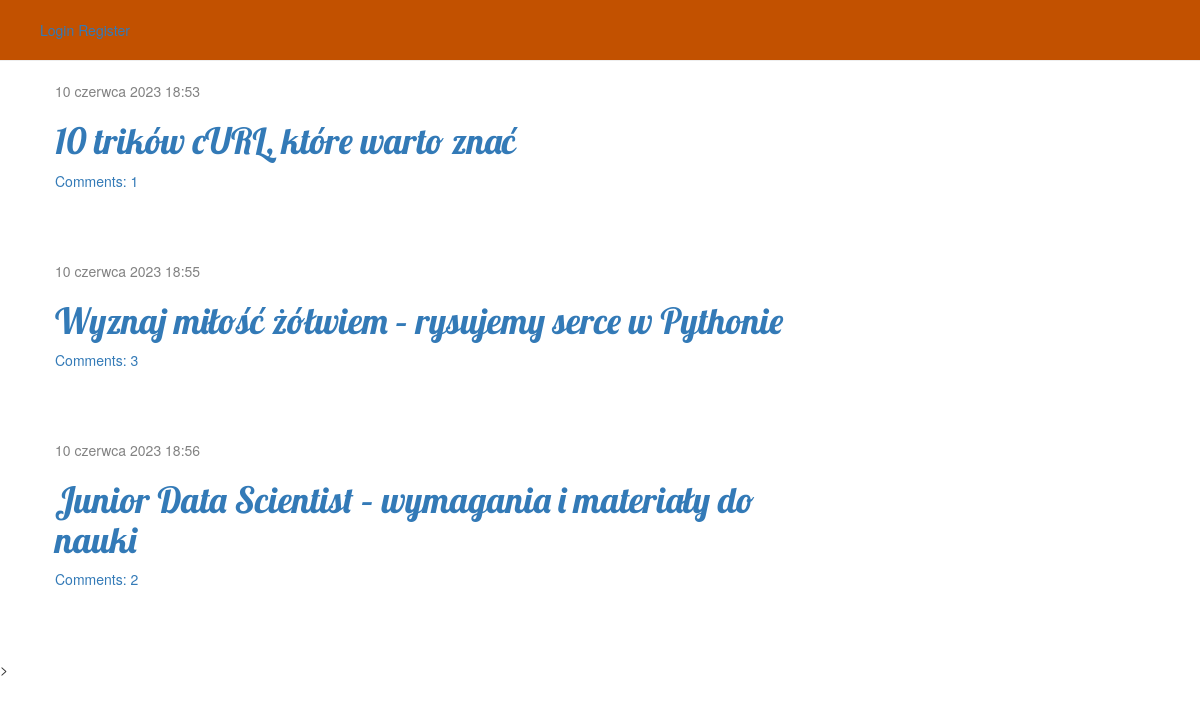
The page / on the database its author committed.
### zal/models.py (models this page shows, shortened)
class Post(models.Model):
    author = models.ForeignKey(settings.AUTH_USER_MODEL, on_delete=models.CASCADE)
    title = models.CharField(max_length=200)
    text = models.TextField()
    created_date = models.DateTimeField(
            default=timezone.now)
    published_date = models.DateTimeField(
            blank=True, null=True)

### zal/views.py (the view)
# urls.py: path('', views.post_list, name='post_list'),
def post_list(request):
    posts = Post.objects.filter(published_date__lte=timezone.now()).order_by('published_date')
    return render(request, 'zal/post_list.html', {'posts': posts})

### zal/templates/zal/post_list.html
{% extends 'zal/base.html' %}
{% block content %}
    {% for post in posts %}
        <div class="post">
            <div class="date">
             {{ post.published_date }}
            </div>
            <h1><a href="{% url 'post_detail' pk=post.pk %}">{{ post.title }}</a></h1>
            <a href="{% url 'post_detail' pk=post.pk %} data-0='post_detail'">Comments: {{ post.comments.count }}</a>
        </div>
    {% endfor %}
{% endblock %}

### zal/static/css/zal.css (style rules this page uses)
h1, h2, h3, h4 { font-family: 'Lobster', cursive; }
.date { color: #828282; }
.post { margin-bottom: 70px; }

### rows shown on the page
Post: published_date "10 czerwca 2023 18:53", title "10 trików cURL, które warto znać", comments.count "1"
Post: published_date "10 czerwca 2023 18:55", title "Wyznaj miłość żółwiem – rysujemy serce w Pythonie", comments.count "3"
Post: published_date "10 czerwca 2023 18:56", title "Junior Data Scientist – wymagania i materiały do nauki", comments.count "2"
